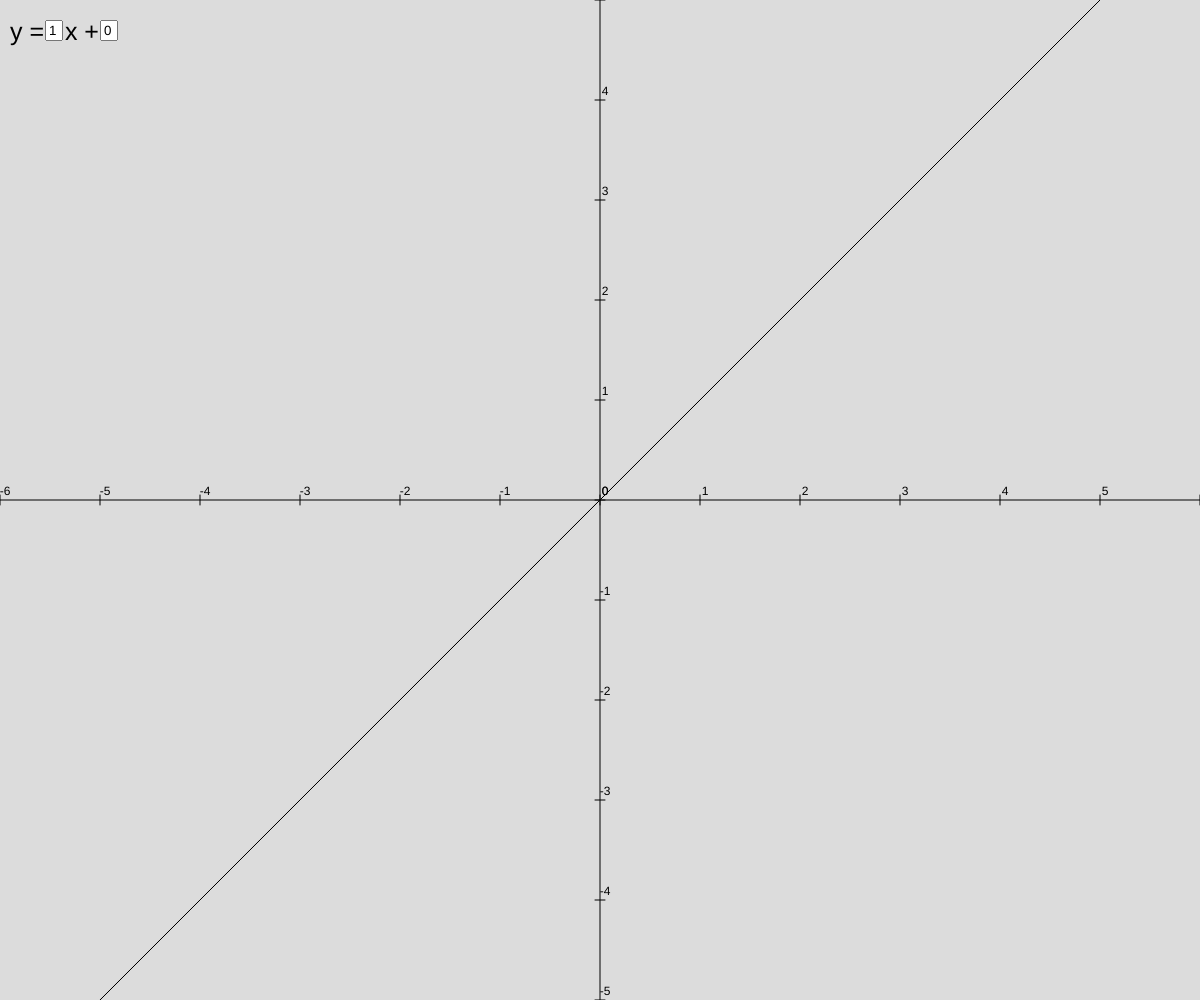
Frame 1 (no input)
Frame 60 (no input): identical to frame 1, image omitted
Frame 120 (the mouse pressed at the canvas centre since frame 60): identical to frame 1, image omitted

The p5.js sketch that drew this single still picture (run headless with seeded random() and noise() and a simulated clock; from frame 60 on, the mouse is pressed at the canvas centre):

// p5.js sketch
// ── sketch.js
class Line {
  constructor() {
    this.domain = [-10, 10];
    this.range = [0, 0];
    this.m = 1;
    this.b = 0;
    this.points = [];
    this.precision = 1;
  }
  
  determinePoints() {
    this.points = [];
    for (let x = this.domain[0]; x <= this.domain[1]; x += this.precision) {
      let y = -(this.m * x + this.b);
      this.points.push([x, y]);

      if (y < this.range[0]) {
        this.range[0] = y;
      }
      if (y > this.range[1]) {
        this.range[1] = y;
      }
    }
  }
  
  display() {
    let previousPoint = this.points[0];
    for (let i = 1; i < this.points.length; i++) {
      line(previousPoint[0]*displaySize, previousPoint[1]*displaySize, this.points[i][0]*displaySize, this.points[i][1]*displaySize);
    }
  }
}

let displaySize = 100;
let theLine;

let m;
let b;

function setup() {
  createCanvas(windowWidth, windowHeight);
  textAlign(CENTER);

  theLine = new Line();
  theLine.determinePoints();
  theLine.display();

  showGrid();

  m = createInput(str(theLine.m));
  m.position(45, 20);
  m.size(10);

  b = createInput(str(theLine.b));
  b.position(100, 20);
  b.size(10);
}

function draw() {
  background(220);

  push();
  translate(width/2, height/2);
  theLine.display();
  showGrid();
  pop();

  push();
  textAlign(LEFT);
  textSize(25);
  text("y =   x +   ", 10, 40);
  pop();
}

function showGrid() {
  line(0, -height, 0, height);
  line(-width, 0, width, 0);

  for (let x = theLine.domain[0]; x <= theLine.domain[1]; x ++) {
    line(x*displaySize, 5, x*displaySize, -5);
    text(x, x*displaySize + 5, -5);
  }

  for (let y = theLine.range[0]; y <= theLine.range[1]; y ++) {
    line(5, y*displaySize, -5, y*displaySize);
    text(-y, 5, y*displaySize -5);
  }
}

function keyReleased() {
  if (keyCode === ENTER) {
    theLine.m = float(m.value());
    theLine.b = float(b.value());
    theLine.determinePoints();
  }
}
  
